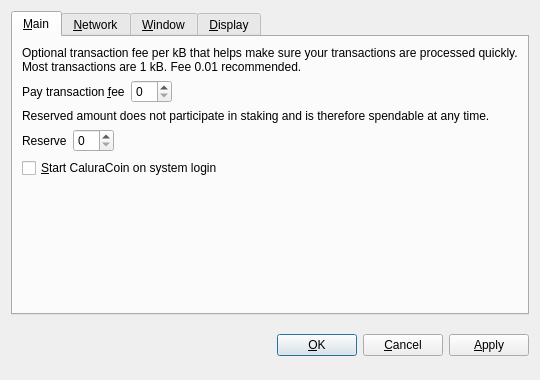
<?xml version="1.0" encoding="UTF-8"?>
<ui version="4.0">
 <class>OptionsDialog</class>
 <widget class="QDialog" name="OptionsDialog">
  <property name="geometry">
   <rect>
    <x>0</x>
    <y>0</y>
    <width>540</width>
    <height>380</height>
   </rect>
  </property>
  <property name="windowTitle">
   <string>Options</string>
  </property>
  <property name="modal">
   <bool>true</bool>
  </property>
  <layout class="QVBoxLayout" name="verticalLayout">
   <item>
    <widget class="QTabWidget" name="tabWidget">
     <property name="tabPosition">
      <enum>QTabWidget::North</enum>
     </property>
     <property name="currentIndex">
      <number>0</number>
     </property>
     <widget class="QWidget" name="tabMain">
      <attribute name="title">
       <string>&amp;Main</string>
      </attribute>
      <layout class="QVBoxLayout" name="verticalLayout_Main">
       <item>
        <widget class="QLabel" name="transactionFeeInfoLabel">
         <property name="text">
          <string>Optional transaction fee per kB that helps make sure your transactions are processed quickly. Most transactions are 1 kB. Fee 0.01 recommended.</string>
         </property>
         <property name="textFormat">
          <enum>Qt::PlainText</enum>
         </property>
         <property name="wordWrap">
          <bool>true</bool>
         </property>
        </widget>
       </item>
       <item>
        <layout class="QHBoxLayout" name="horizontalLayoutFee">
         <item>
          <widget class="QLabel" name="transactionFeeLabel">
           <property name="text">
            <string>Pay transaction &amp;fee</string>
           </property>
           <property name="textFormat">
            <enum>Qt::PlainText</enum>
           </property>
           <property name="buddy">
            <cstring>transactionFee</cstring>
           </property>
          </widget>
         </item>
         <item>
          <widget class="BitcoinAmountField" name="transactionFee"/>
         </item>
         <item>
          <spacer name="horizontalSpacerFee">
           <property name="orientation">
            <enum>Qt::Horizontal</enum>
           </property>
           <property name="sizeHint" stdset="0">
            <size>
             <width>40</width>
             <height>20</height>
            </size>
           </property>
          </spacer>
         </item>
        </layout>
       </item>
       <item>
        <widget class="QLabel" name="reserveBalanceInfoLabel">
         <property name="text">
          <string>Reserved amount does not participate in staking and is therefore spendable at any time.</string>
         </property>
         <property name="textFormat">
          <enum>Qt::PlainText</enum>
         </property>
         <property name="wordWrap">
          <bool>true</bool>
         </property>
        </widget>
       </item>
       <item>
        <layout class="QHBoxLayout" name="horizontalLayoutReserveBalance">
         <item>
          <widget class="QLabel" name="reserveBalanceLabel">
           <property name="text">
            <string>Reserve</string>
           </property>
           <property name="textFormat">
            <enum>Qt::PlainText</enum>
           </property>
           <property name="buddy">
            <cstring>reserveBalance</cstring>
           </property>
          </widget>
         </item>
         <item>
          <widget class="BitcoinAmountField" name="reserveBalance"/>
         </item>
         <item>
          <spacer name="horizontalSpacerReserveBalance">
           <property name="orientation">
            <enum>Qt::Horizontal</enum>
           </property>
           <property name="sizeHint" stdset="0">
            <size>
             <width>40</width>
             <height>20</height>
            </size>
           </property>
          </spacer>
         </item>
        </layout>
       </item>
       <item>
        <widget class="QCheckBox" name="bitcoinAtStartup">
         <property name="toolTip">
          <string>Automatically start CaluraCoin after logging in to the system.</string>
         </property>
         <property name="text">
          <string>&amp;Start CaluraCoin on system login</string>
         </property>
        </widget>
       </item>
       <item>
        <spacer name="verticalSpacer_Main">
         <property name="orientation">
          <enum>Qt::Vertical</enum>
         </property>
         <property name="sizeHint" stdset="0">
          <size>
           <width>20</width>
           <height>40</height>
          </size>
         </property>
        </spacer>
       </item>
      </layout>
     </widget>
     <widget class="QWidget" name="tabNetwork">
      <attribute name="title">
       <string>&amp;Network</string>
      </attribute>
      <layout class="QVBoxLayout" name="verticalLayout_Network">
       <item>
        <widget class="QCheckBox" name="mapPortUpnp">
         <property name="toolTip">
          <string>Automatically open the CaluraCoin client port on the router. This only works when your router supports UPnP and it is enabled.</string>
         </property>
         <property name="text">
          <string>Map port using &amp;UPnP</string>
         </property>
        </widget>
       </item>
       <item>
        <widget class="QCheckBox" name="connectSocks">
         <property name="toolTip">
          <string>Connect to the CaluraCoin network through a SOCKS proxy (e.g. when connecting through Tor).</string>
         </property>
         <property name="text">
          <string>&amp;Connect through SOCKS proxy:</string>
         </property>
        </widget>
       </item>
       <item>
        <layout class="QHBoxLayout" name="horizontalLayout_Network">
         <item>
          <widget class="QLabel" name="proxyIpLabel">
           <property name="text">
            <string>Proxy &amp;IP:</string>
           </property>
           <property name="textFormat">
            <enum>Qt::PlainText</enum>
           </property>
           <property name="buddy">
            <cstring>proxyIp</cstring>
           </property>
          </widget>
         </item>
         <item>
          <widget class="QValidatedLineEdit" name="proxyIp">
           <property name="maximumSize">
            <size>
             <width>140</width>
             <height>16777215</height>
            </size>
           </property>
           <property name="toolTip">
            <string>IP address of the proxy (e.g. 127.0.0.1)</string>
           </property>
          </widget>
         </item>
         <item>
          <widget class="QLabel" name="proxyPortLabel">
           <property name="text">
            <string>&amp;Port:</string>
           </property>
           <property name="textFormat">
            <enum>Qt::PlainText</enum>
           </property>
           <property name="buddy">
            <cstring>proxyPort</cstring>
           </property>
          </widget>
         </item>
         <item>
          <widget class="QLineEdit" name="proxyPort">
           <property name="maximumSize">
            <size>
             <width>55</width>
             <height>16777215</height>
            </size>
           </property>
           <property name="toolTip">
            <string>Port of the proxy (e.g. 9050)</string>
           </property>
          </widget>
         </item>
         <item>
          <widget class="QLabel" name="socksVersionLabel">
           <property name="text">
            <string>SOCKS &amp;Version:</string>
           </property>
           <property name="textFormat">
            <enum>Qt::PlainText</enum>
           </property>
           <property name="buddy">
            <cstring>socksVersion</cstring>
           </property>
          </widget>
         </item>
         <item>
          <widget class="QValueComboBox" name="socksVersion">
           <property name="toolTip">
            <string>SOCKS version of the proxy (e.g. 5)</string>
           </property>
          </widget>
         </item>
         <item>
          <spacer name="horizontalSpacer_Network">
           <property name="orientation">
            <enum>Qt::Horizontal</enum>
           </property>
           <property name="sizeHint" stdset="0">
            <size>
             <width>40</width>
             <height>20</height>
            </size>
           </property>
          </spacer>
         </item>
        </layout>
       </item>
       <item>
        <spacer name="verticalSpacer_Network">
         <property name="orientation">
          <enum>Qt::Vertical</enum>
         </property>
         <property name="sizeHint" stdset="0">
          <size>
           <width>20</width>
           <height>40</height>
          </size>
         </property>
        </spacer>
       </item>
      </layout>
     </widget>
     <widget class="QWidget" name="tabWindow">
      <attribute name="title">
       <string>&amp;Window</string>
      </attribute>
      <layout class="QVBoxLayout" name="verticalLayout_Window">
       <item>
        <widget class="QCheckBox" name="minimizeToTray">
         <property name="toolTip">
          <string>Show only a tray icon after minimizing the window.</string>
         </property>
         <property name="text">
          <string>&amp;Minimize to the tray instead of the taskbar</string>
         </property>
        </widget>
       </item>
       <item>
        <widget class="QCheckBox" name="minimizeOnClose">
         <property name="toolTip">
          <string>Minimize instead of exit the application when the window is closed. When this option is enabled, the application will be closed only after selecting Quit in the menu.</string>
         </property>
         <property name="text">
          <string>M&amp;inimize on close</string>
         </property>
        </widget>
       </item>
       <item>
        <spacer name="verticalSpacer_Window">
         <property name="orientation">
          <enum>Qt::Vertical</enum>
         </property>
         <property name="sizeHint" stdset="0">
          <size>
           <width>20</width>
           <height>40</height>
          </size>
         </property>
        </spacer>
       </item>
      </layout>
     </widget>
     <widget class="QWidget" name="tabDisplay">
      <attribute name="title">
       <string>&amp;Display</string>
      </attribute>
      <layout class="QVBoxLayout" name="verticalLayout_Display">
       <item>
        <layout class="QHBoxLayout" name="horizontalLayout_1_Display">
         <item>
          <widget class="QLabel" name="langLabel">
           <property name="text">
            <string>User Interface &amp;language:</string>
           </property>
           <property name="textFormat">
            <enum>Qt::PlainText</enum>
           </property>
           <property name="buddy">
            <cstring>lang</cstring>
           </property>
          </widget>
         </item>
         <item>
          <widget class="QValueComboBox" name="lang">
           <property name="toolTip">
            <string>The user interface language can be set here. This setting will take effect after restarting CaluraCoin.</string>
           </property>
          </widget>
         </item>
        </layout>
       </item>
       <item>
        <layout class="QHBoxLayout" name="horizontalLayout_2_Display">
         <item>
          <widget class="QLabel" name="unitLabel">
           <property name="text">
            <string>&amp;Unit to show amounts in:</string>
           </property>
           <property name="textFormat">
            <enum>Qt::PlainText</enum>
           </property>
           <property name="buddy">
            <cstring>unit</cstring>
           </property>
          </widget>
         </item>
         <item>
          <widget class="QValueComboBox" name="unit">
           <property name="toolTip">
            <string>Choose the default subdivision unit to show in the interface and when sending coins.</string>
           </property>
          </widget>
         </item>
        </layout>
       </item>
       <item>
        <widget class="QCheckBox" name="displayAddresses">
         <property name="toolTip">
          <string>Whether to show CaluraCoin addresses in the transaction list or not.</string>
         </property>
         <property name="text">
          <string>&amp;Display addresses in transaction list</string>
         </property>
        </widget>
       </item>
       <item>
        <widget class="QCheckBox" name="coinControlFeatures">
         <property name="toolTip">
          <string>Whether to show coin control features or not.</string>
         </property>
         <property name="text">
          <string>Display coin &amp;control features (experts only!)</string>
         </property>
        </widget>
       </item>
       <item>
        <spacer name="verticalSpacer_Display">
         <property name="orientation">
          <enum>Qt::Vertical</enum>
         </property>
         <property name="sizeHint" stdset="0">
          <size>
           <width>20</width>
           <height>40</height>
          </size>
         </property>
        </spacer>
       </item>
      </layout>
     </widget>
    </widget>
   </item>
   <item>
    <layout class="QHBoxLayout" name="horizontalLayout_Buttons">
     <item>
      <spacer name="horizontalSpacer_1">
       <property name="orientation">
        <enum>Qt::Horizontal</enum>
       </property>
       <property name="sizeHint" stdset="0">
        <size>
         <width>40</width>
         <height>48</height>
        </size>
       </property>
      </spacer>
     </item>
     <item>
      <widget class="QLabel" name="statusLabel">
       <property name="font">
        <font>
         <weight>75</weight>
         <bold>true</bold>
        </font>
       </property>
       <property name="text">
        <string/>
       </property>
       <property name="textFormat">
        <enum>Qt::PlainText</enum>
       </property>
       <property name="wordWrap">
        <bool>true</bool>
       </property>
      </widget>
     </item>
     <item>
      <spacer name="horizontalSpacer_2">
       <property name="orientation">
        <enum>Qt::Horizontal</enum>
       </property>
       <property name="sizeHint" stdset="0">
        <size>
         <width>40</width>
         <height>48</height>
        </size>
       </property>
      </spacer>
     </item>
     <item>
      <widget class="QPushButton" name="okButton">
       <property name="text">
        <string>&amp;OK</string>
       </property>
      </widget>
     </item>
     <item>
      <widget class="QPushButton" name="cancelButton">
       <property name="text">
        <string>&amp;Cancel</string>
       </property>
       <property name="autoDefault">
        <bool>false</bool>
       </property>
      </widget>
     </item>
     <item>
      <widget class="QPushButton" name="applyButton">
       <property name="text">
        <string>&amp;Apply</string>
       </property>
       <property name="autoDefault">
        <bool>false</bool>
       </property>
      </widget>
     </item>
    </layout>
   </item>
  </layout>
 </widget>
 <customwidgets>
  <customwidget>
   <class>BitcoinAmountField</class>
   <extends>QSpinBox</extends>
   <header>bitcoinamountfield.h</header>
  </customwidget>
  <customwidget>
   <class>QValueComboBox</class>
   <extends>QComboBox</extends>
   <header>qvaluecombobox.h</header>
  </customwidget>
  <customwidget>
   <class>QValidatedLineEdit</class>
   <extends>QLineEdit</extends>
   <header>qvalidatedlineedit.h</header>
  </customwidget>
 </customwidgets>
 <resources/>
 <connections/>
</ui>
